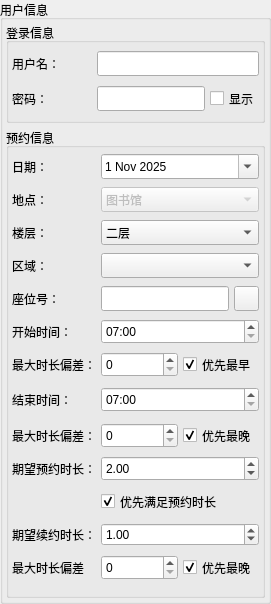
        <widget class="QGroupBox" name="UserInfoGroupBox">
         <property name="maximumSize">
          <size>
           <width>16777215</width>
           <height>16777215</height>
          </size>
         </property>
         <property name="title">
          <string>用户信息</string>
         </property>
         <layout class="QVBoxLayout" name="UserInfoLayout">
          <property name="spacing">
           <number>5</number>
          </property>
          <property name="leftMargin">
           <number>3</number>
          </property>
          <property name="topMargin">
           <number>3</number>
          </property>
          <property name="rightMargin">
           <number>3</number>
          </property>
          <property name="bottomMargin">
           <number>3</number>
          </property>
          <item>
           <widget class="QGroupBox" name="LoginInfoGroupBox">
            <property name="minimumSize">
             <size>
              <width>0</width>
              <height>100</height>
             </size>
            </property>
            <property name="maximumSize">
             <size>
              <width>16777215</width>
              <height>100</height>
             </size>
            </property>
            <property name="title">
             <string>登录信息</string>
            </property>
            <property name="flat">
             <bool>false</bool>
            </property>
            <property name="checkable">
             <bool>false</bool>
            </property>
            <layout class="QGridLayout" name="LoginInfoLayout" columnstretch="0,0">
             <property name="leftMargin">
              <number>3</number>
             </property>
             <property name="topMargin">
              <number>3</number>
             </property>
             <property name="rightMargin">
              <number>3</number>
             </property>
             <property name="bottomMargin">
              <number>3</number>
             </property>
             <property name="spacing">
              <number>5</number>
             </property>
             <item row="2" column="0">
              <widget class="QLabel" name="PasswordLabel">
               <property name="minimumSize">
                <size>
                 <width>80</width>
                 <height>25</height>
                </size>
               </property>
               <property name="maximumSize">
                <size>
                 <width>100</width>
                 <height>25</height>
                </size>
               </property>
               <property name="text">
                <string>密码：</string>
               </property>
              </widget>
             </item>
             <item row="2" column="1">
              <layout class="QHBoxLayout" name="PasswordLayout">
               <property name="spacing">
                <number>5</number>
               </property>
               <item>
                <widget class="QLineEdit" name="PasswordEdit">
                 <property name="minimumSize">
                  <size>
                   <width>0</width>
                   <height>25</height>
                  </size>
                 </property>
                 <property name="maximumSize">
                  <size>
                   <width>16777215</width>
                   <height>25</height>
                  </size>
                 </property>
                 <property name="text">
                  <string/>
                 </property>
                 <property name="maxLength">
                  <number>10</number>
                 </property>
                </widget>
               </item>
               <item>
                <widget class="QCheckBox" name="ShowPasswordCheckBox">
                 <property name="minimumSize">
                  <size>
                   <width>0</width>
                   <height>25</height>
                  </size>
                 </property>
                 <property name="maximumSize">
                  <size>
                   <width>16777215</width>
                   <height>25</height>
                  </size>
                 </property>
                 <property name="text">
                  <string>显示</string>
                 </property>
                </widget>
               </item>
              </layout>
             </item>
             <item row="0" column="1">
              <widget class="QLineEdit" name="UsernameEdit">
               <property name="minimumSize">
                <size>
                 <width>0</width>
                 <height>25</height>
                </size>
               </property>
               <property name="maximumSize">
                <size>
                 <width>16777215</width>
                 <height>25</height>
                </size>
               </property>
               <property name="text">
                <string/>
               </property>
               <property name="maxLength">
                <number>25</number>
               </property>
              </widget>
             </item>
             <item row="0" column="0">
              <widget class="QLabel" name="UsernameKabel">
               <property name="minimumSize">
                <size>
                 <width>80</width>
                 <height>25</height>
                </size>
               </property>
               <property name="maximumSize">
                <size>
                 <width>100</width>
                 <height>25</height>
                </size>
               </property>
               <property name="text">
                <string>用户名：</string>
               </property>
              </widget>
             </item>
            </layout>
           </widget>
          </item>
          <item>
           <widget class="QGroupBox" name="ReserveInfoGroupBox">
            <property name="minimumSize">
             <size>
              <width>0</width>
              <height>470</height>
             </size>
            </property>
            <property name="maximumSize">
             <size>
              <width>16777215</width>
              <height>480</height>
             </size>
            </property>
            <property name="title">
             <string>预约信息</string>
            </property>
            <layout class="QGridLayout" name="ReserveInfoLayout">
             <property name="leftMargin">
              <number>3</number>
             </property>
             <property name="topMargin">
              <number>3</number>
             </property>
             <property name="rightMargin">
              <number>3</number>
             </property>
             <property name="bottomMargin">
              <number>3</number>
             </property>
             <property name="spacing">
              <number>5</number>
             </property>
             <item row="2" column="4">
              <widget class="QComboBox" name="FloorComboBox">
               <property name="minimumSize">
                <size>
                 <width>0</width>
                 <height>25</height>
                </size>
               </property>
               <property name="maximumSize">
                <size>
                 <width>16777215</width>
                 <height>25</height>
                </size>
               </property>
               <item>
                <property name="text">
                 <string>二层</string>
                </property>
               </item>
               <item>
                <property name="text">
                 <string>三层</string>
                </property>
               </item>
               <item>
                <property name="text">
                 <string>四层</string>
                </property>
               </item>
               <item>
                <property name="text">
                 <string>五层</string>
                </property>
               </item>
              </widget>
             </item>
             <item row="3" column="1">
              <widget class="QLabel" name="RoomLabel">
               <property name="minimumSize">
                <size>
                 <width>80</width>
                 <height>25</height>
                </size>
               </property>
               <property name="maximumSize">
                <size>
                 <width>100</width>
                 <height>25</height>
                </size>
               </property>
               <property name="text">
                <string>区域：</string>
               </property>
              </widget>
             </item>
             <item row="2" column="1">
              <widget class="QLabel" name="FloorLabel">
               <property name="minimumSize">
                <size>
                 <width>80</width>
                 <height>25</height>
                </size>
               </property>
               <property name="maximumSize">
                <size>
                 <width>100</width>
                 <height>25</height>
                </size>
               </property>
               <property name="text">
                <string>楼层：</string>
               </property>
              </widget>
             </item>
             <item row="14" column="1">
              <widget class="QLabel" name="ExpectRenewDurationLabel">
               <property name="minimumSize">
                <size>
                 <width>80</width>
                 <height>25</height>
                </size>
               </property>
               <property name="maximumSize">
                <size>
                 <width>100</width>
                 <height>25</height>
                </size>
               </property>
               <property name="text">
                <string>期望续约时长：</string>
               </property>
              </widget>
             </item>
             <item row="9" column="1">
              <widget class="QLabel" name="EndTimeLabel">
               <property name="minimumSize">
                <size>
                 <width>80</width>
                 <height>30</height>
                </size>
               </property>
               <property name="maximumSize">
                <size>
                 <width>100</width>
                 <height>30</height>
                </size>
               </property>
               <property name="text">
                <string>结束时间：</string>
               </property>
              </widget>
             </item>
             <item row="4" column="4">
              <layout class="QHBoxLayout" name="SeatIDLayout">
               <property name="spacing">
                <number>5</number>
               </property>
               <item>
                <widget class="QLineEdit" name="SeatIDEdit">
                 <property name="minimumSize">
                  <size>
                   <width>0</width>
                   <height>25</height>
                  </size>
                 </property>
                 <property name="maximumSize">
                  <size>
                   <width>130</width>
                   <height>25</height>
                  </size>
                 </property>
                </widget>
               </item>
               <item>
                <widget class="QPushButton" name="SelectSeatsButton">
                 <property name="minimumSize">
                  <size>
                   <width>25</width>
                   <height>25</height>
                  </size>
                 </property>
                 <property name="maximumSize">
                  <size>
                   <width>25</width>
                   <height>25</height>
                  </size>
                 </property>
                 <property name="toolTip">
                  <string>&lt;html&gt;&lt;head/&gt;&lt;body&gt;&lt;p&gt;查询座位布局&lt;/p&gt;&lt;/body&gt;&lt;/html&gt;</string>
                 </property>
                 <property name="text">
                  <string/>
                 </property>
                 <property name="icon">
                  <iconset theme="edit-find"/>
                 </property>
                </widget>
               </item>
              </layout>
             </item>
             <item row="3" column="4">
              <widget class="QComboBox" name="RoomComboBox">
               <property name="minimumSize">
                <size>
                 <width>0</width>
                 <height>25</height>
                </size>
               </property>
               <property name="maximumSize">
                <size>
                 <width>16777215</width>
                 <height>25</height>
                </size>
               </property>
              </widget>
             </item>
             <item row="4" column="1">
              <widget class="QLabel" name="SeatIDLabel">
               <property name="minimumSize">
                <size>
                 <width>80</width>
                 <height>25</height>
                </size>
               </property>
               <property name="maximumSize">
                <size>
                 <width>100</width>
                 <height>25</height>
                </size>
               </property>
               <property name="text">
                <string>座位号：</string>
               </property>
              </widget>
             </item>
             <item row="12" column="1">
              <widget class="QLabel" name="ExpectDurationLabel">
               <property name="minimumSize">
                <size>
                 <width>80</width>
                 <height>25</height>
                </size>
               </property>
               <property name="maximumSize">
                <size>
                 <width>100</width>
                 <height>25</height>
                </size>
               </property>
               <property name="text">
                <string>期望预约时长：</string>
               </property>
              </widget>
             </item>
             <item row="0" column="1">
              <widget class="QLabel" name="DateLabel">
               <property name="minimumSize">
                <size>
                 <width>80</width>
                 <height>25</height>
                </size>
               </property>
               <property name="maximumSize">
                <size>
                 <width>100</width>
                 <height>25</height>
                </size>
               </property>
               <property name="text">
                <string>日期：</string>
               </property>
              </widget>
             </item>
             <item row="14" column="4">
              <widget class="QDoubleSpinBox" name="ExpectRenewDurationSpinBox">
               <property name="maximum">
                <double>4.000000000000000</double>
               </property>
               <property name="value">
                <double>1.000000000000000</double>
               </property>
              </widget>
             </item>
             <item row="0" column="4">
              <widget class="QDateEdit" name="DateEdit">
               <property name="minimumSize">
                <size>
                 <width>0</width>
                 <height>25</height>
                </size>
               </property>
               <property name="maximumSize">
                <size>
                 <width>16777215</width>
                 <height>25</height>
                </size>
               </property>
               <property name="calendarPopup">
                <bool>true</bool>
               </property>
               <property name="date">
                <date>
                 <year>2025</year>
                 <month>11</month>
                 <day>1</day>
                </date>
               </property>
              </widget>
             </item>
             <item row="10" column="4">
              <layout class="QHBoxLayout" name="EndTimeDiffLayout">
               <property name="spacing">
                <number>5</number>
               </property>
               <item>
                <widget class="QSpinBox" name="MaxEndTimeDiffSpinBox">
                 <property name="minimumSize">
                  <size>
                   <width>55</width>
                   <height>25</height>
                  </size>
                 </property>
                 <property name="maximumSize">
                  <size>
                   <width>16777215</width>
                   <height>25</height>
                  </size>
                 </property>
                 <property name="toolTip">
                  <string>&lt;html&gt;&lt;head/&gt;&lt;body&gt;&lt;p&gt;期望的&lt;span style=&quot; font-weight:700; font-style:italic;&quot;&gt;结束时间&lt;/span&gt;不可用时，按照该偏差范围寻找最近可选时间&lt;/p&gt;&lt;/body&gt;&lt;/html&gt;</string>
                 </property>
                 <property name="maximum">
                  <number>120</number>
                 </property>
                 <property name="stepType">
                  <enum>QAbstractSpinBox::StepType::AdaptiveDecimalStepType</enum>
                 </property>
                </widget>
               </item>
               <item>
                <widget class="QCheckBox" name="PreferLateEndTimeCheckBox">
                 <property name="minimumSize">
                  <size>
                   <width>75</width>
                   <height>25</height>
                  </size>
                 </property>
                 <property name="maximumSize">
                  <size>
                   <width>16777215</width>
                   <height>25</height>
                  </size>
                 </property>
                 <property name="toolTip">
                  <string>&lt;html&gt;&lt;head/&gt;&lt;body&gt;&lt;p&gt;勾选此项，如果有多个与目标&lt;span style=&quot; font-weight:700; font-style:italic;&quot;&gt;结束时间&lt;/span&gt;相近的可选时间，选择时间最晚项&lt;/p&gt;&lt;/body&gt;&lt;/html&gt;</string>
                 </property>
                 <property name="text">
                  <string>优先最晚</string>
                 </property>
                 <property name="checked">
                  <bool>true</bool>
                 </property>
                </widget>
               </item>
              </layout>
             </item>
             <item row="9" column="4">
              <widget class="QTimeEdit" name="EndTimeEdit">
               <property name="minimumSize">
                <size>
                 <width>0</width>
                 <height>25</height>
                </size>
               </property>
               <property name="maximumSize">
                <size>
                 <width>16777215</width>
                 <height>25</height>
                </size>
               </property>
               <property name="maximumDate">
                <date>
                 <year>2000</year>
                 <month>1</month>
                 <day>1</day>
                </date>
               </property>
               <property name="maximumTime">
                <time>
                 <hour>23</hour>
                 <minute>0</minute>
                 <second>0</second>
                </time>
               </property>
               <property name="minimumTime">
                <time>
                 <hour>7</hour>
                 <minute>0</minute>
                 <second>0</second>
                </time>
               </property>
               <property name="displayFormat">
                <string>HH:mm</string>
               </property>
              </widget>
             </item>
             <item row="1" column="1">
              <widget class="QLabel" name="PlaceLabel">
               <property name="minimumSize">
                <size>
                 <width>80</width>
                 <height>25</height>
                </size>
               </property>
               <property name="maximumSize">
                <size>
                 <width>100</width>
                 <height>25</height>
                </size>
               </property>
               <property name="text">
                <string>地点：</string>
               </property>
              </widget>
             </item>
             <item row="13" column="4">
              <widget class="QCheckBox" name="SatisfyDurationCheckBox">
               <property name="minimumSize">
                <size>
                 <width>0</width>
                 <height>25</height>
                </size>
               </property>
               <property name="maximumSize">
                <size>
                 <width>200</width>
                 <height>25</height>
                </size>
               </property>
               <property name="toolTip">
                <string>&lt;html&gt;&lt;head/&gt;&lt;body&gt;&lt;p&gt;勾选此项，会优先满足预约时长限制，当座位紧张时可能会导致&lt;span style=&quot; font-weight:700; font-style:italic;&quot;&gt;预约失败&lt;/span&gt;&lt;/p&gt;&lt;/body&gt;&lt;/html&gt;</string>
               </property>
               <property name="text">
                <string>优先满足预约时长</string>
               </property>
               <property name="checked">
                <bool>true</bool>
               </property>
              </widget>
             </item>
             <item row="1" column="4">
              <widget class="QComboBox" name="PlaceComboBox">
               <property name="enabled">
                <bool>false</bool>
               </property>
               <property name="minimumSize">
                <size>
                 <width>0</width>
                 <height>25</height>
                </size>
               </property>
               <property name="maximumSize">
                <size>
                 <width>16777215</width>
                 <height>25</height>
                </size>
               </property>
               <item>
                <property name="text">
                 <string>图书馆</string>
                </property>
               </item>
              </widget>
             </item>
             <item row="12" column="4">
              <widget class="QDoubleSpinBox" name="ExpectDurationSpinBox">
               <property name="minimumSize">
                <size>
                 <width>0</width>
                 <height>25</height>
                </size>
               </property>
               <property name="maximumSize">
                <size>
                 <width>16777215</width>
                 <height>25</height>
                </size>
               </property>
               <property name="toolTip">
                <string>&lt;html&gt;&lt;head/&gt;&lt;body&gt;&lt;p&gt;&lt;br/&gt;&lt;/p&gt;&lt;/body&gt;&lt;/html&gt;</string>
               </property>
               <property name="minimum">
                <double>0.000000000000000</double>
               </property>
               <property name="maximum">
                <double>8.000000000000000</double>
               </property>
               <property name="stepType">
                <enum>QAbstractSpinBox::StepType::DefaultStepType</enum>
               </property>
               <property name="value">
                <double>2.000000000000000</double>
               </property>
              </widget>
             </item>
             <item row="7" column="4">
              <layout class="QHBoxLayout" name="BeginTimeDiffLayout">
               <property name="spacing">
                <number>5</number>
               </property>
               <item>
                <widget class="QSpinBox" name="MaxBeginTimeDiffSpinBox">
                 <property name="minimumSize">
                  <size>
                   <width>55</width>
                   <height>25</height>
                  </size>
                 </property>
                 <property name="maximumSize">
                  <size>
                   <width>16777215</width>
                   <height>25</height>
                  </size>
                 </property>
                 <property name="toolTip">
                  <string>&lt;html&gt;&lt;head/&gt;&lt;body&gt;&lt;p&gt;期望的&lt;span style=&quot; font-weight:700; font-style:italic;&quot;&gt;开始时间&lt;/span&gt;不可用时，按照该偏差范围寻找最近可选时间&lt;/p&gt;&lt;/body&gt;&lt;/html&gt;</string>
                 </property>
                 <property name="maximum">
                  <number>120</number>
                 </property>
                 <property name="stepType">
                  <enum>QAbstractSpinBox::StepType::AdaptiveDecimalStepType</enum>
                 </property>
                 <property name="value">
                  <number>0</number>
                 </property>
                </widget>
               </item>
               <item>
                <widget class="QCheckBox" name="PreferEarlyBeginTimeCheckBox">
                 <property name="minimumSize">
                  <size>
                   <width>75</width>
                   <height>25</height>
                  </size>
                 </property>
                 <property name="maximumSize">
                  <size>
                   <width>16777215</width>
                   <height>25</height>
                  </size>
                 </property>
                 <property name="toolTip">
                  <string>&lt;html&gt;&lt;head/&gt;&lt;body&gt;&lt;p&gt;勾选此项，如果有多个与目标&lt;span style=&quot; font-weight:700; font-style:italic;&quot;&gt;开始时间&lt;/span&gt;相近的可选时间，选择时间最早项&lt;/p&gt;&lt;/body&gt;&lt;/html&gt;</string>
                 </property>
                 <property name="text">
                  <string>优先最早</string>
                 </property>
                 <property name="checked">
                  <bool>true</bool>
                 </property>
                </widget>
               </item>
              </layout>
             </item>
             <item row="7" column="1">
              <widget class="QLabel" name="MaxBeginTimeDiffLabel">
               <property name="minimumSize">
                <size>
                 <width>80</width>
                 <height>25</height>
                </size>
               </property>
               <property name="maximumSize">
                <size>
                 <width>100</width>
                 <height>25</height>
                </size>
               </property>
               <property name="text">
                <string>最大时长偏差：</string>
               </property>
              </widget>
             </item>
             <item row="10" column="1">
              <widget class="QLabel" name="MaxEndTimeDiffLabel">
               <property name="minimumSize">
                <size>
                 <width>80</width>
                 <height>25</height>
                </size>
               </property>
               <property name="maximumSize">
                <size>
                 <width>100</width>
                 <height>25</height>
                </size>
               </property>
               <property name="text">
                <string>最大时长偏差：</string>
               </property>
              </widget>
             </item>
             <item row="5" column="4">
              <widget class="QTimeEdit" name="BeginTimeEdit">
               <property name="minimumSize">
                <size>
                 <width>0</width>
                 <height>25</height>
                </size>
               </property>
               <property name="maximumSize">
                <size>
                 <width>16777215</width>
                 <height>25</height>
                </size>
               </property>
               <property name="maximumTime">
                <time>
                 <hour>23</hour>
                 <minute>0</minute>
                 <second>0</second>
                </time>
               </property>
               <property name="minimumTime">
                <time>
                 <hour>7</hour>
                 <minute>0</minute>
                 <second>0</second>
                </time>
               </property>
               <property name="displayFormat">
                <string>HH:mm</string>
               </property>
              </widget>
             </item>
             <item row="5" column="1">
              <widget class="QLabel" name="BeginTimeLabel">
               <property name="minimumSize">
                <size>
                 <width>80</width>
                 <height>25</height>
                </size>
               </property>
               <property name="maximumSize">
                <size>
                 <width>100</width>
                 <height>25</height>
                </size>
               </property>
               <property name="text">
                <string>开始时间：</string>
               </property>
              </widget>
             </item>
             <item row="15" column="4">
              <layout class="QHBoxLayout" name="RenewTimeDiffLayout">
               <property name="spacing">
                <number>5</number>
               </property>
               <item>
                <widget class="QSpinBox" name="MaxRenewTimeDiffSpinBox">
                 <property name="minimumSize">
                  <size>
                   <width>55</width>
                   <height>25</height>
                  </size>
                 </property>
                 <property name="maximumSize">
                  <size>
                   <width>16777215</width>
                   <height>25</height>
                  </size>
                 </property>
                </widget>
               </item>
               <item>
                <widget class="QCheckBox" name="PreferLateRenewTimeCheckBox">
                 <property name="minimumSize">
                  <size>
                   <width>75</width>
                   <height>25</height>
                  </size>
                 </property>
                 <property name="maximumSize">
                  <size>
                   <width>16777215</width>
                   <height>25</height>
                  </size>
                 </property>
                 <property name="text">
                  <string>优先最晚</string>
                 </property>
                 <property name="checked">
                  <bool>true</bool>
                 </property>
                </widget>
               </item>
              </layout>
             </item>
             <item row="15" column="1">
              <widget class="QLabel" name="MaxRenewTimeDiffLabel">
               <property name="minimumSize">
                <size>
                 <width>80</width>
                 <height>25</height>
                </size>
               </property>
               <property name="maximumSize">
                <size>
                 <width>100</width>
                 <height>25</height>
                </size>
               </property>
               <property name="text">
                <string>最大时长偏差</string>
               </property>
              </widget>
             </item>
            </layout>
           </widget>
          </item>
         </layout>
        </widget>
